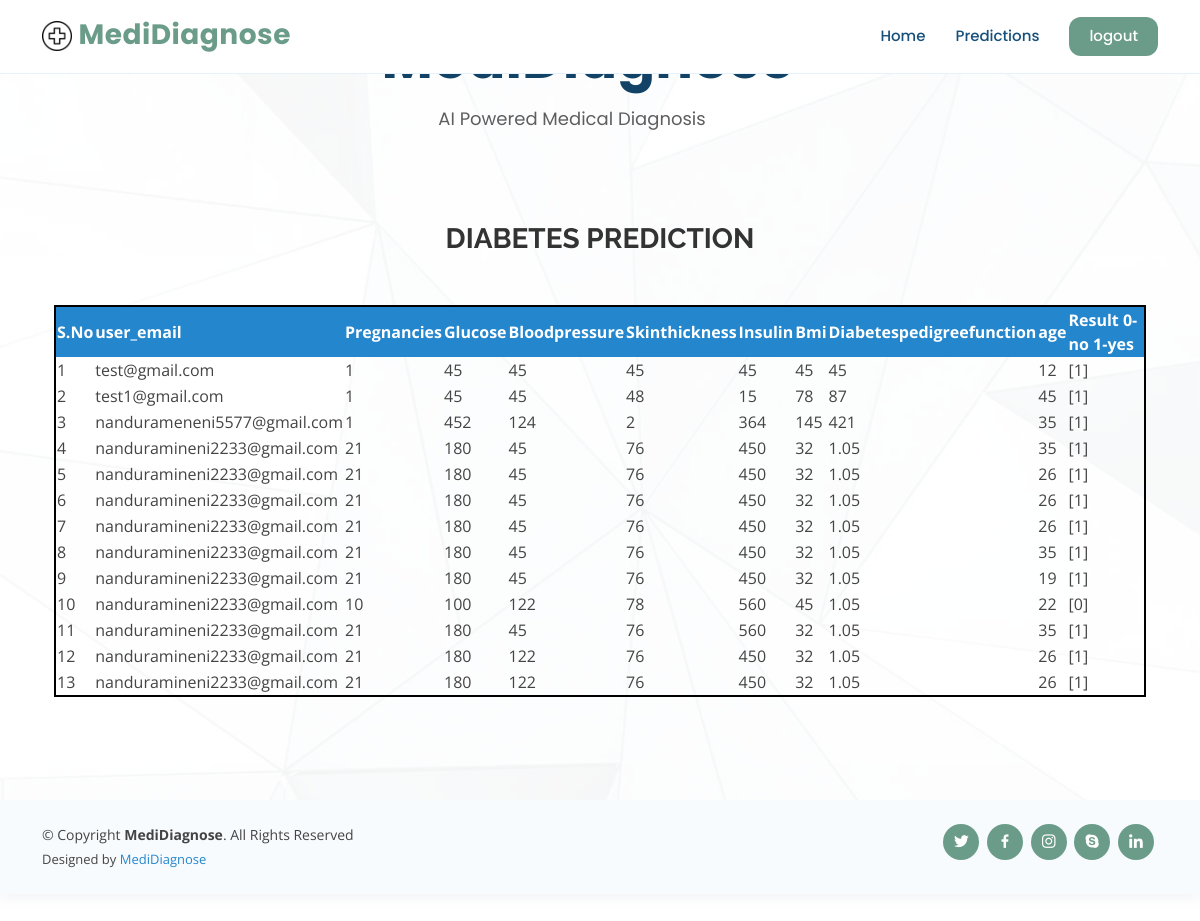
Page /adminsdpResults/ on the committed database.
### Paruluserapp/models.py (models this page shows)
class dpmodel(models.Model):
    pregnancies = models.CharField(max_length=100)
    glucose = models.CharField(max_length=100)
    bloodpressure = models.CharField(max_length=100)
    skinthickness = models.CharField(max_length=100)
    insulin = models.CharField(max_length=100)
    bmi = models.CharField(max_length=100)
    diabetespedigreefunction = models.CharField(max_length=100)
    age = models.CharField(max_length=100)
    user_email = models.CharField(max_length=100)
    custom_predictions = models.CharField(max_length=100)

### Paruladminapp/views.py (the view)
# urls.py: path('adminsdpResults/', paruladmins.adminsdpResults, name="adminsdpResults"),
def adminsdpResults(request):
    data = dpmodel.objects.all()
    return render(request, "admin/dpresults.html", {'data': data})

### assets/templates/admin/dpresults.html
{% extends 'admin/adminbase.html' %}
{% load static %}
{% block contents %}
<section id="contact" class="contact">
    <div class="container"  data-aos="fade-up">
        <div class="section-title">
            <h2>Diabetes Prediction</h2>
            </div>
            <div class="col-md-12">
             <table style="border-collapse: collapse; width: 100%; border: 2px solid #000;">
                    <thead>
                    <tr style="background-color: #2487ce; color: #fff;">
                        <th scope="col">S.No</th>
                        <th scope="col">user_email</th>
                        <th scope="col">Pregnancies</th>
                        <th scope="col">Glucose</th>
                        <th scope="col">Bloodpressure</th>
                        <th scope="col">Skinthickness</th>
                        <th scope="col">Insulin</th>
                        <th scope="col">Bmi</th>
                        <th scope="col">Diabetespedigreefunction</th>
                        <th scope="col">age</th>
                        <th scope="col">Result 0-no 1-yes</th>
                    </tr>
                    </thead>
                    <tbody>
                    {% for i in data %}
                    <tr scope="row">
                        <td>{{forloop.counter}}</td>
                        <td>{{i.user_email}}</td>
                        <td>{{i.pregnancies}}</td>
                        <td>{{i.glucose}}</td>
                        <td>{{i.bloodpressure}}</td>
                        <td>{{i.skinthickness}}</td>
                        <td>{{i.insulin}}</td>
                        <td>{{i.bmi}}</td>
                        <td>{{i.diabetespedigreefunction}}</td>
                        <td>{{i.age}}</td>
                        <td>{{i.custom_predictions}}</td>
                    </tr>
                    {% endfor %}
                    </tbody>
                </table>
            </div>
    </div>
</section>
{% endblock %}

### assets/static/css/style.css (style rules this page uses)
body { font-family: "Open Sans", sans-serif; color: #444444; }
h1, h2, h3, h4, h5, h6 { font-family: "Raleway", sans-serif; }
#hero .container { z-index: 2; }
section { padding: 80px 0; overflow: hidden; }
.section-title { text-align: center; padding-bottom: 30px; }
.section-title h2 { font-size: 32px; font-weight: bold; text-transform: uppercase; margin-bottom: 20px; padding-bottom: 0; color: #124265; }
.section-title h2 { font-size: 28px; color: #333; margin-bottom: 20px; }

### rows in the picture
dpmodel: user_email "test@gmail.com", pregnancies "1", glucose "45", bloodpressure "45", skinthickness "45", insulin "45", bmi "45", diabetespedigreefunction "45", age "12", custom_predictions "[1]"
dpmodel: user_email "test1@gmail.com", pregnancies "1", glucose "45", bloodpressure "45", skinthickness "48", insulin "15", bmi "78", diabetespedigreefunction "87", age "45", custom_predictions "[1]"
dpmodel: user_email "nandurameneni5577@gmail.com", pregnancies "1", glucose "452", bloodpressure "124", skinthickness "2", insulin "364", bmi "145", diabetespedigreefunction "421", age "35", custom_predictions "[1]"
dpmodel: user_email "nanduramineni2233@gmail.com", pregnancies "21", glucose "180", bloodpressure "45", skinthickness "76", insulin "450", bmi "32", diabetespedigreefunction "1.05", age "35", custom_predictions "[1]"
dpmodel: user_email "nanduramineni2233@gmail.com", pregnancies "21", glucose "180", bloodpressure "45", skinthickness "76", insulin "450", bmi "32", diabetespedigreefunction "1.05", age "26", custom_predictions "[1]"
dpmodel: user_email "nanduramineni2233@gmail.com", pregnancies "21", glucose "180", bloodpressure "45", skinthickness "76", insulin "450", bmi "32", diabetespedigreefunction "1.05", age "26", custom_predictions "[1]"
dpmodel: user_email "nanduramineni2233@gmail.com", pregnancies "21", glucose "180", bloodpressure "45", skinthickness "76", insulin "450", bmi "32", diabetespedigreefunction "1.05", age "26", custom_predictions "[1]"
dpmodel: user_email "nanduramineni2233@gmail.com", pregnancies "21", glucose "180", bloodpressure "45", skinthickness "76", insulin "450", bmi "32", diabetespedigreefunction "1.05", age "35", custom_predictions "[1]"
dpmodel: user_email "nanduramineni2233@gmail.com", pregnancies "21", glucose "180", bloodpressure "45", skinthickness "76", insulin "450", bmi "32", diabetespedigreefunction "1.05", age "19", custom_predictions "[1]"
dpmodel: user_email "nanduramineni2233@gmail.com", pregnancies "10", glucose "100", bloodpressure "122", skinthickness "78", insulin "560", bmi "45", diabetespedigreefunction "1.05", age "22", custom_predictions "[0]"
dpmodel: user_email "nanduramineni2233@gmail.com", pregnancies "21", glucose "180", bloodpressure "45", skinthickness "76", insulin "560", bmi "32", diabetespedigreefunction "1.05", age "35", custom_predictions "[1]"
dpmodel: user_email "nanduramineni2233@gmail.com", pregnancies "21", glucose "180", bloodpressure "122", skinthickness "76", insulin "450", bmi "32", diabetespedigreefunction "1.05", age "26", custom_predictions "[1]"
dpmodel: user_email "nanduramineni2233@gmail.com", pregnancies "21", glucose "180", bloodpressure "122", skinthickness "76", insulin "450", bmi "32", diabetespedigreefunction "1.05", age "26", custom_predictions "[1]"
